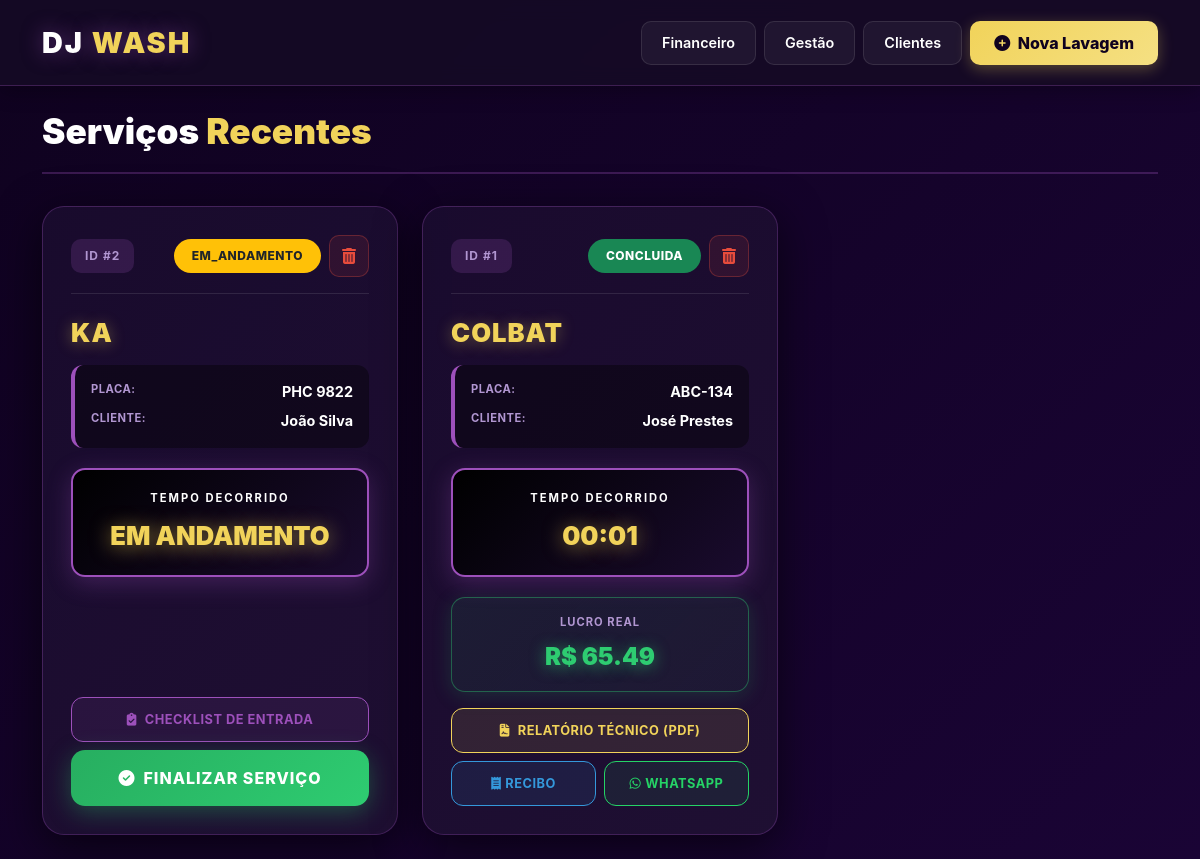
The page / on the database its author committed.
### app/models.py (models this page shows)
class Lavagem(Base):
    __tablename__ = "lavagens"
    id = Column(Integer, primary_key=True, index=True)
    veiculo_id = Column(Integer, ForeignKey("veiculos.id"))
    servico_id = Column(Integer, ForeignKey("servicos_catalogo.id"), nullable=True)
    data_inicio = Column(DateTime, default=datetime.utcnow)
    data_fim = Column(DateTime, nullable=True)
    tempo_total = Column(String, nullable=True)  # Ex: "01:30"
    minutos_totais = Column(Integer, default=0)  # Para cálculos matemáticos precisos
    foto_saida_url = Column(String, nullable=True)
    foto_antes = Column(String, nullable=True)
    foto_depois = Column(String, nullable=True)
    valor_total = Column(Float)  # Quanto o cliente pagou
    custo_insumos = Column(Float, default=0.0)  # Gasto com produtos
    custo_mao_de_obra = Column(Float, default=0.0)  # (Tempo x Valor da Hora)
    lucro_real = Column(Float, default=0.0)  # Valor Total - (Insumos + Mão de Obra)
    checklist_avarias = Column(String, nullable=True)  # Texto descrevendo riscos/mossas
    checklist_combustivel = Column(String, nullable=True)  # Ex: "1/4", "Reserva", "Cheio"
    checklist_objetos = Column(String, nullable=True)  # Itens de valor deixados
    checklist_pneus = Column(String, nullable=True)  # Estado dos pneus
    foto_entrada_url = Column(String, nullable=True)  # Caminho da foto principal
    status = Column(String, default="em_andamento")
    tipo_sujeira = Column(String)
    checklist = Column(Text)
    produtos_usados = Column(Text)  # Alterado para Text para suportar listas longas
    servico = relationship("ServicoCatalogo")
    veiculo = relationship("Veiculo", back_populates="lavagens")

class Veiculo(Base):
    __tablename__ = "veiculos"
    id = Column(Integer, primary_key=True, index=True)
    marca = Column(String)
    modelo = Column(String)
    placa = Column(String, unique=True)
    categoria = Column(String)
    cliente_id = Column(Integer, ForeignKey("clientes.id"))
    cliente = relationship("Cliente", back_populates="veiculos")
    lavagens = relationship("Lavagem", back_populates="veiculo")

class Cliente(Base):
    __tablename__ = "clientes"
    id = Column(Integer, primary_key=True, index=True)
    nome = Column(String, nullable=False)
    telefone = Column(String, nullable=False)
    veiculos = relationship("Veiculo", back_populates="cliente")

### app/main.py (the view)
@app.get("/", response_class=HTMLResponse)
async def dashboard(request: Request, db: Session = Depends(get_db)):
    lavagens = db.query(models.Lavagem).order_by(models.Lavagem.id.desc()).all()
    produtos_disponiveis = db.query(models.Produto).all()
    clientes_recentes = db.query(models.Cliente).order_by(models.Cliente.id.desc()).limit(10).all()
    return templates.TemplateResponse("index.html", {
        "request": request,
        "lavagens": lavagens,
        "produtos_disponiveis": produtos_disponiveis,
        "clientes_recentes": clientes_recentes  # <-- Importante para a barra superior
    })

### app/templates/index.html (shortened to what this page needs)
<!DOCTYPE html>
<html lang="pt-br">
<head>
    <link rel="stylesheet" href="https://cdnjs.cloudflare.com/ajax/libs/font-awesome/6.4.0/css/all.min.css">
    <link href="https://cdn.jsdelivr.net/npm/bootstrap@5.3.0/dist/css/bootstrap.min.css" rel="stylesheet">
</head>
<body>
<nav class="navbar navbar-expand-lg navbar-dark">
    <div class="container">
        <a class="navbar-brand" href="/">DJ <span style="color: var(--dj-gold);">WASH</span></a>
        <div class="d-flex gap-2 flex-wrap">
            <a href="/historico" class="nav-btn">Financeiro</a>
            <a href="/gestao" class="nav-btn">Gestão</a>
            <a href="/clientes_gestao" class="nav-btn">Clientes</a>
            <a href="/novo" class="btn-nova-lavagem">
                <i class="fas fa-plus-circle me-1"></i> Nova Lavagem
            </a>
        </div>
    </div>
</nav>
<div class="container py-4">
    <div class="section-header">
        <h2>Serviços <span style="color: var(--dj-gold);">Recentes</span></h2>
    </div>
    <div class="row g-4">
        {% for lavagem in lavagens %}
        <div class="col-lg-4 col-md-6">
            <div class="custom-card">
                <div class="card-header-custom">
                    <span class="id-badge">ID #{{ lavagem.id }}</span>
                    <div class="d-flex align-items-center gap-2">
                        <span class="status-badge {% if lavagem.status == 'concluida' %}bg-success{% else %}bg-warning text-dark{% endif %}">
                            {{ lavagem.status }}
                        </span>
                        <button onclick="confirmarExclusao({{ lavagem.id }}, 'lavagens')" class="btn btn-delete">
                            <i class="fas fa-trash-alt"></i>
                        </button>
                    </div>
                </div>
                <div class="vehicle-title">{{ lavagem.veiculo.modelo }}</div>
                <div class="vehicle-info">
                    <div class="info-row">
                        <span class="info-label">Placa:</span>
                        <span class="info-value">{{ lavagem.veiculo.placa }}</span>
                    </div>
                    <div class="info-row">
                        <span class="info-label">Cliente:</span>
                        <span class="info-value">{{ lavagem.veiculo.cliente.nome }}</span>
                    </div>
                </div>
                <div class="timer-container">
                    <span class="timer-label">Tempo Decorrido</span>
                    <div class="timer-value">{{ lavagem.tempo_total or "EM ANDAMENTO" }}</div>
                </div>
                {% if lavagem.status == 'em_andamento' %}
                <div class="d-flex flex-column gap-2 mt-auto">
                    <a href="/lavagem/{{ lavagem.id }}/checklist" class="btn btn-checklist btn-action w-100">
                        <i class="fas fa-clipboard-check me-2"></i>Checklist de Entrada
                    </a>
                    <button onclick="abrirModalFinalizar({{ lavagem.id }})" class="btn-finalizar">
                        <i class="fas fa-check-circle me-2"></i>Finalizar Serviço
                    </button>
                </div>
                {% else %}
                <div class="mt-auto">
                    <div class="lucro-box">
                        <div class="lucro-label">Lucro Real</div>
                        <div class="lucro-value">R$ {{ "%.2f"|format(lavagem.lucro_real or 0) }}</div>
                    </div>
                    <a href="/lavagens/{{ lavagem.id }}/relatorio-tecnico-pdf" target="_blank" class="btn btn-relatorio btn-action w-100 mb-2">
                        <i class="fas fa-file-contract me-2"></i>Relatório Técnico (PDF)
                    </a>
                    <div class="row g-2">
                        <div class="col-6">
                            <a href="/lavagens/{{ lavagem.id }}/recibo" target="_blank" class="btn btn-recibo btn-action w-100">
                                <i class="fas fa-receipt me-1"></i>Recibo
                            </a>
                        </div>
                        <div class="col-6">
                            <a href="https://wa.me/55{{ lavagem.veiculo.cliente.telefone }}" target="_blank" class="btn btn-whatsapp btn-action w-100">
                                <i class="fab fa-whatsapp me-1"></i>WhatsApp
                            </a>
                        </div>
                    </div>
                </div>
                {% endif %}
            </div>
        </div>
        {% endfor %}
    </div>
</div>
</body>
</html>

### rows shown on the page
Lavagem: id "2", status "EM_ANDAMENTO", veiculo.modelo "KA", veiculo.placa "PHC 9822", veiculo.cliente.nome "João Silva", tempo_total "EM ANDAMENTO"
Lavagem: id "1", status "CONCLUIDA", veiculo.modelo "COLBAT", veiculo.placa "ABC-134", veiculo.cliente.nome "José Prestes", tempo_total "00:01", lucro_real "65.49"
